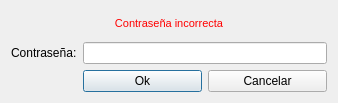
<?xml version="1.0" encoding="UTF-8"?>
<ui version="4.0">
 <class>PasswordDialog</class>
 <widget class="QDialog" name="PasswordDialog">
  <property name="geometry">
   <rect>
    <x>0</x>
    <y>0</y>
    <width>338</width>
    <height>103</height>
   </rect>
  </property>
  <property name="minimumSize">
   <size>
    <width>338</width>
    <height>0</height>
   </size>
  </property>
  <property name="maximumSize">
   <size>
    <width>338</width>
    <height>16777215</height>
   </size>
  </property>
  <property name="windowTitle">
   <string>Enter password</string>
  </property>
  <layout class="QGridLayout" name="gridLayout">
   <item row="1" column="1" colspan="2">
    <widget class="QLineEdit" name="m_passwordEdit">
     <property name="sizePolicy">
      <sizepolicy hsizetype="Expanding" vsizetype="Fixed">
       <horstretch>0</horstretch>
       <verstretch>0</verstretch>
      </sizepolicy>
     </property>
     <property name="echoMode">
      <enum>QLineEdit::Password</enum>
     </property>
    </widget>
   </item>
   <item row="3" column="2">
    <widget class="QPushButton" name="m_cancelButton">
     <property name="text">
      <string>Cancelar</string>
     </property>
    </widget>
   </item>
   <item row="1" column="0">
    <widget class="QLabel" name="label">
     <property name="sizePolicy">
      <sizepolicy hsizetype="Maximum" vsizetype="Preferred">
       <horstretch>0</horstretch>
       <verstretch>0</verstretch>
      </sizepolicy>
     </property>
     <property name="text">
      <string>Contraseña:</string>
     </property>
    </widget>
   </item>
   <item row="3" column="1">
    <widget class="QPushButton" name="m_okButton">
     <property name="enabled">
      <bool>true</bool>
     </property>
     <property name="text">
      <string>Ok</string>
     </property>
     <property name="default">
      <bool>true</bool>
     </property>
    </widget>
   </item>
   <item row="0" column="0" colspan="3">
    <widget class="QLabel" name="m_errorLabel">
     <property name="minimumSize">
      <size>
       <width>122</width>
       <height>0</height>
      </size>
     </property>
     <property name="styleSheet">
      <string notr="true">color: #ff0000; font: 11px;</string>
     </property>
     <property name="text">
      <string>Contraseña incorrecta</string>
     </property>
     <property name="alignment">
      <set>Qt::AlignCenter</set>
     </property>
    </widget>
   </item>
  </layout>
 </widget>
 <resources/>
 <connections>
  <connection>
   <sender>m_okButton</sender>
   <signal>clicked()</signal>
   <receiver>PasswordDialog</receiver>
   <slot>accept()</slot>
   <hints>
    <hint type="sourcelabel">
     <x>142</x>
     <y>84</y>
    </hint>
    <hint type="destinationlabel">
     <x>158</x>
     <y>52</y>
    </hint>
   </hints>
  </connection>
  <connection>
   <sender>m_cancelButton</sender>
   <signal>clicked()</signal>
   <receiver>PasswordDialog</receiver>
   <slot>reject()</slot>
   <hints>
    <hint type="sourcelabel">
     <x>257</x>
     <y>84</y>
    </hint>
    <hint type="destinationlabel">
     <x>158</x>
     <y>52</y>
    </hint>
   </hints>
  </connection>
 </connections>
</ui>
